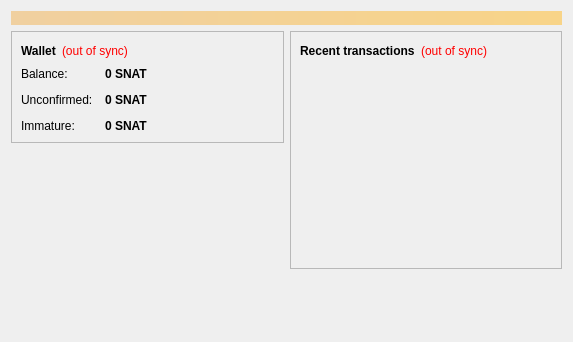
<?xml version="1.0" encoding="UTF-8"?>
<ui version="4.0">
 <class>OverviewPage</class>
 <widget class="QWidget" name="OverviewPage">
  <property name="geometry">
   <rect>
    <x>0</x>
    <y>0</y>
    <width>573</width>
    <height>342</height>
   </rect>
  </property>
  <property name="windowTitle">
   <string>Form</string>
  </property>
  <layout class="QVBoxLayout" name="topLayout">
   <item>
    <widget class="QLabel" name="labelAlerts">
     <property name="visible">
      <bool>false</bool>
     </property>
     <property name="styleSheet">
      <string notr="true">background-color: qlineargradient(x1: 0, y1: 0, x2: 1, y2: 0, stop:0 #F0D0A0, stop:1 #F8D488); color:#000000;</string>
     </property>
     <property name="wordWrap">
      <bool>true</bool>
     </property>
     <property name="margin">
      <number>3</number>
     </property>
    </widget>
   </item>
   <item>
    <layout class="QHBoxLayout" name="horizontalLayout" stretch="1,1">
     <item>
      <layout class="QVBoxLayout" name="verticalLayout_2">
       <item>
        <widget class="QFrame" name="frame">
         <property name="frameShape">
          <enum>QFrame::StyledPanel</enum>
         </property>
         <property name="frameShadow">
          <enum>QFrame::Raised</enum>
         </property>
         <layout class="QVBoxLayout" name="verticalLayout_4">
          <item>
           <layout class="QHBoxLayout" name="horizontalLayout_4">
            <item>
             <widget class="QLabel" name="label_5">
              <property name="font">
               <font>
                <weight>75</weight>
                <bold>true</bold>
               </font>
              </property>
              <property name="text">
               <string>Wallet</string>
              </property>
             </widget>
            </item>
            <item>
             <widget class="QLabel" name="labelWalletStatus">
              <property name="toolTip">
               <string>The displayed information may be out of date. Your wallet automatically synchronizes with the Snatcoin network after a connection is established, but this process has not completed yet.</string>
              </property>
              <property name="styleSheet">
               <string notr="true">QLabel { color: red; }</string>
              </property>
              <property name="text">
               <string notr="true">(out of sync)</string>
              </property>
              <property name="alignment">
               <set>Qt::AlignLeading|Qt::AlignLeft|Qt::AlignVCenter</set>
              </property>
             </widget>
            </item>
            <item>
             <spacer name="horizontalSpacer_2">
              <property name="orientation">
               <enum>Qt::Horizontal</enum>
              </property>
              <property name="sizeHint" stdset="0">
               <size>
                <width>40</width>
                <height>20</height>
               </size>
              </property>
             </spacer>
            </item>
           </layout>
          </item>
          <item>
           <layout class="QFormLayout" name="formLayout_2">
            <property name="fieldGrowthPolicy">
             <enum>QFormLayout::AllNonFixedFieldsGrow</enum>
            </property>
            <property name="horizontalSpacing">
             <number>12</number>
            </property>
            <property name="verticalSpacing">
             <number>12</number>
            </property>
            <item row="0" column="0">
             <widget class="QLabel" name="label">
              <property name="text">
               <string>Balance:</string>
              </property>
             </widget>
            </item>
            <item row="0" column="1">
             <widget class="QLabel" name="labelBalance">
              <property name="font">
               <font>
                <weight>75</weight>
                <bold>true</bold>
               </font>
              </property>
              <property name="cursor">
               <cursorShape>IBeamCursor</cursorShape>
              </property>
              <property name="toolTip">
               <string>Your current balance</string>
              </property>
              <property name="text">
               <string notr="true">0 SNAT</string>
              </property>
              <property name="textInteractionFlags">
               <set>Qt::LinksAccessibleByMouse|Qt::TextSelectableByKeyboard|Qt::TextSelectableByMouse</set>
              </property>
             </widget>
            </item>
            <item row="1" column="0">
             <widget class="QLabel" name="label_3">
              <property name="text">
               <string>Unconfirmed:</string>
              </property>
             </widget>
            </item>
            <item row="1" column="1">
             <widget class="QLabel" name="labelUnconfirmed">
              <property name="font">
               <font>
                <weight>75</weight>
                <bold>true</bold>
               </font>
              </property>
              <property name="cursor">
               <cursorShape>IBeamCursor</cursorShape>
              </property>
              <property name="toolTip">
               <string>Total of transactions that have yet to be confirmed, and do not yet count toward the current balance</string>
              </property>
              <property name="text">
               <string notr="true">0 SNAT</string>
              </property>
              <property name="textInteractionFlags">
               <set>Qt::LinksAccessibleByMouse|Qt::TextSelectableByKeyboard|Qt::TextSelectableByMouse</set>
              </property>
             </widget>
            </item>
            <item row="2" column="0">
             <widget class="QLabel" name="labelImmatureText">
              <property name="text">
               <string>Immature:</string>
              </property>
             </widget>
            </item>
            <item row="2" column="1">
             <widget class="QLabel" name="labelImmature">
              <property name="font">
               <font>
                <weight>75</weight>
                <bold>true</bold>
               </font>
              </property>
              <property name="toolTip">
               <string>Mined balance that has not yet matured</string>
              </property>
              <property name="text">
               <string notr="true">0 SNAT</string>
              </property>
              <property name="textInteractionFlags">
               <set>Qt::LinksAccessibleByMouse|Qt::TextSelectableByKeyboard|Qt::TextSelectableByMouse</set>
              </property>
             </widget>
            </item>
           </layout>
          </item>
         </layout>
        </widget>
       </item>
       <item>
        <spacer name="verticalSpacer">
         <property name="orientation">
          <enum>Qt::Vertical</enum>
         </property>
         <property name="sizeHint" stdset="0">
          <size>
           <width>20</width>
           <height>40</height>
          </size>
         </property>
        </spacer>
       </item>
      </layout>
     </item>
     <item>
      <layout class="QVBoxLayout" name="verticalLayout_3">
       <item>
        <widget class="QFrame" name="frame_2">
         <property name="frameShape">
          <enum>QFrame::StyledPanel</enum>
         </property>
         <property name="frameShadow">
          <enum>QFrame::Raised</enum>
         </property>
         <layout class="QVBoxLayout" name="verticalLayout">
          <item>
           <layout class="QHBoxLayout" name="horizontalLayout_2">
            <item>
             <widget class="QLabel" name="label_4">
              <property name="text">
               <string>&lt;b&gt;Recent transactions&lt;/b&gt;</string>
              </property>
             </widget>
            </item>
            <item>
             <widget class="QLabel" name="labelTransactionsStatus">
              <property name="toolTip">
               <string>The displayed information may be out of date. Your wallet automatically synchronizes with the Snatcoin network after a connection is established, but this process has not completed yet.</string>
              </property>
              <property name="styleSheet">
               <string notr="true">QLabel { color: red; }</string>
              </property>
              <property name="text">
               <string notr="true">(out of sync)</string>
              </property>
              <property name="alignment">
               <set>Qt::AlignRight|Qt::AlignTrailing|Qt::AlignVCenter</set>
              </property>
             </widget>
            </item>
            <item>
             <spacer name="horizontalSpacer">
              <property name="orientation">
               <enum>Qt::Horizontal</enum>
              </property>
              <property name="sizeHint" stdset="0">
               <size>
                <width>40</width>
                <height>20</height>
               </size>
              </property>
             </spacer>
            </item>
           </layout>
          </item>
          <item>
           <widget class="QListView" name="listTransactions">
            <property name="styleSheet">
             <string notr="true">QListView { background: transparent; }</string>
            </property>
            <property name="frameShape">
             <enum>QFrame::NoFrame</enum>
            </property>
            <property name="verticalScrollBarPolicy">
             <enum>Qt::ScrollBarAlwaysOff</enum>
            </property>
            <property name="horizontalScrollBarPolicy">
             <enum>Qt::ScrollBarAlwaysOff</enum>
            </property>
            <property name="selectionMode">
             <enum>QAbstractItemView::NoSelection</enum>
            </property>
           </widget>
          </item>
         </layout>
        </widget>
       </item>
       <item>
        <spacer name="verticalSpacer_2">
         <property name="orientation">
          <enum>Qt::Vertical</enum>
         </property>
         <property name="sizeHint" stdset="0">
          <size>
           <width>20</width>
           <height>40</height>
          </size>
         </property>
        </spacer>
       </item>
      </layout>
     </item>
    </layout>
   </item>
  </layout>
 </widget>
 <resources/>
 <connections/>
</ui>
